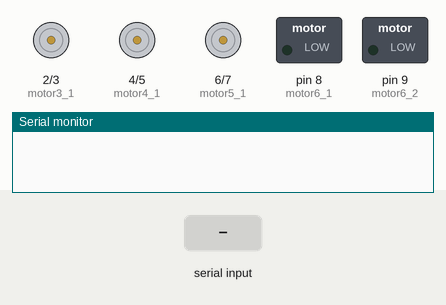
This sketch was run on a simulated Arduino Uno, built with avr-gcc and run on an emulated ATmega328P. Shown: motor-driver pin pairs drawn as motors (green arrow = first pin HIGH = forward, orange = second pin HIGH = backward, longer = more drive), switched loads named in the sketch (green lamp = pin HIGH), the last lines printed to the serial monitor. The inputs (shaded band) are chosen by the test bench.

Above: at 1.2 s.
1.3 s: "T" received over the second serial link
At 2.5 s:
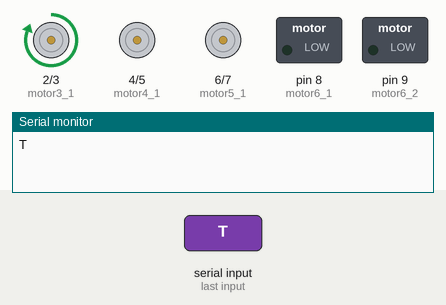
2.8 s: "X" received over the second serial link
At 3.6 s:
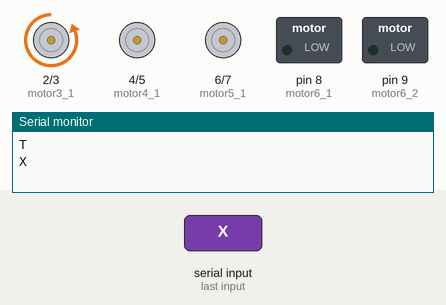
4.3 s: "U" received over the second serial link
At 4.8 s:
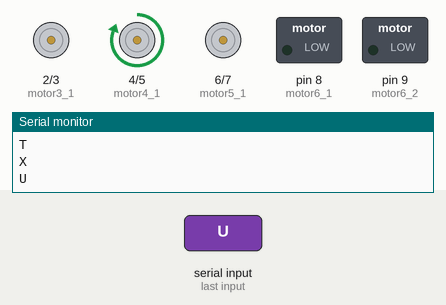
5.8 s: "D" received over the second serial link
At 7.0 s:
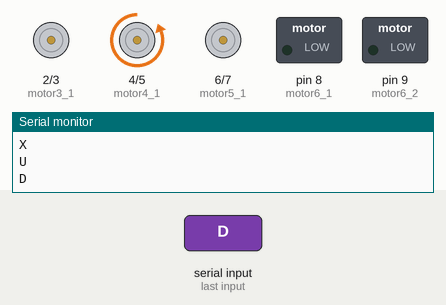
7.3 s: "R" received over the second serial link
At 8.2 s:
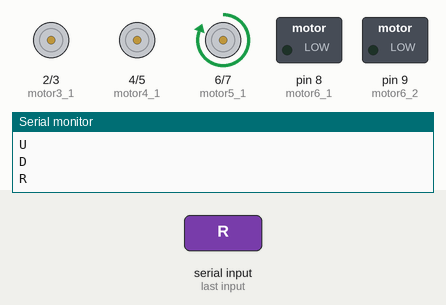
8.8 s: "L" received over the second serial link
At 9.4 s:
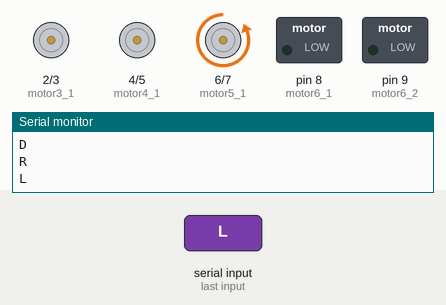
Timing chart, 0 to 11.3 s (numbered marks = the images above; inputs shaded):
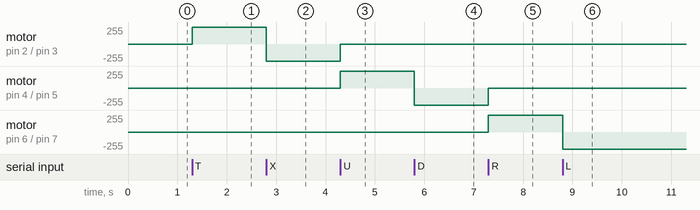

The sketch:

RX.ino
```cpp
//الحمدلله
//RX (Reciver)
//SLAVE Arduino
/*
connections:
TX(12) with RX(11)
common ground
*/
#define motor3_1 2
#define motor3_2 3

#define motor4_1 4
#define motor4_2 5

#define motor5_1 6
#define motor5_2 7

#define motor6_1 8
#define motor6_2 9

#include <SoftwareSerial.h>
SoftwareSerial myserial(11,12);  //(RX,TX)


//FUNCTIONS
//motor3
void up() {
  digitalWrite(motor3_1, HIGH);
  digitalWrite(motor3_2, LOW);
}

void down() {
  digitalWrite(motor3_1, LOW);
  digitalWrite(motor3_2, HIGH);
}
/////////////////////////////////////////////////////////
//motor4
void forward() {
  digitalWrite(motor4_1, HIGH);
  digitalWrite(motor4_2, LOW);
}

void backward() {
  digitalWrite(motor4_1, LOW);
  digitalWrite(motor4_2, HIGH);
}
////////////////////////////////////////////////////

//motor5
void right() {
  digitalWrite(motor5_1, HIGH);
  digitalWrite(motor5_2, LOW);
}

void left() {
  digitalWrite(motor5_1, LOW);
  digitalWrite(motor5_2, HIGH);
}
/////////////////////////////////////////////////////

//motor6
void spray_on() {
  digitalWrite(motor6_1, HIGH);
  digitalWrite(motor6_2, LOW);
}

void spray_off() {
  digitalWrite(motor6_1, LOW);
  digitalWrite(motor6_2, HIGH);
}
/////////////////////////////////////////////////////////


void setup() {
  myserial.begin(4800);
  Serial.begin(9600);
  myserial.setTimeout(12); ////for delay


  //pin_modes
  pinMode(motor3_1, OUTPUT);
  pinMode(motor3_2, OUTPUT);

  pinMode(motor4_1, OUTPUT);
  pinMode(motor4_2, OUTPUT);

  pinMode(motor5_1, OUTPUT);
  pinMode(motor5_2, OUTPUT);


  pinMode(motor6_1, OUTPUT);
  pinMode(motor6_2, OUTPUT);

}

void loop() {
  if(myserial.available()) {
    char input=myserial.read();
    Serial.println(input);
    //motor3
    if(input=='T') {
      up();
      delay(15);
    }
    else if (input=='X') {
      down();
      delay(15);
    }
    else {
      digitalWrite(motor3_1, LOW);
      digitalWrite(motor3_2, LOW);
    }
    ////////////////////////////////////////////////////////

    //motor4
    if(input=='U') {
      forward();
      delay(15);
    }
    else if(input=='D') {
      backward();
      delay(15);
    }
    else {
      digitalWrite(motor4_1, LOW);
      digitalWrite(motor4_2, LOW);
    }
    //////////////////////////////////////////////////////

    //motor5
    if(input=='R') {
      right();
      delay(15);
    }
    else if(input=='L') {
      left();
      delay(15);
    }
    else {
      digitalWrite(motor5_1, LOW);
      digitalWrite(motor5_2, LOW);
    }
    /////////////////////////////////////////////////////////////

    //motor6
    if(input=='S') {
      spray_on();
      delay(15);
    }
    else {
      digitalWrite(motor6_1, LOW);
      digitalWrite(motor6_2, LOW);
    }
      //delay(50);
  }
}
```

Measured:
- after the input at 1.3 s, motor on pin 2 (motor3_1) / pin 3 (motor3_2): stopped → forward 255/255 at once
- after the input at 2.8 s, motor on pin 2 (motor3_1) / pin 3 (motor3_2): forward 255/255 → backward 255/255 at once
- after the input at 4.3 s, motor on pin 2 (motor3_1) / pin 3 (motor3_2): backward 255/255 → stopped at once; motor on pin 4 (motor4_1) / pin 5 (motor4_2): stopped → forward 255/255 at once
- after the input at 5.8 s, motor on pin 4 (motor4_1) / pin 5 (motor4_2): forward 255/255 → backward 255/255 at once
- after the input at 7.3 s, motor on pin 4 (motor4_1) / pin 5 (motor4_2): backward 255/255 → stopped at once; motor on pin 6 (motor5_1) / pin 7 (motor5_2): stopped → forward 255/255 at once
- after the input at 8.8 s, motor on pin 6 (motor5_1) / pin 7 (motor5_2): forward 255/255 → backward 255/255 at once
